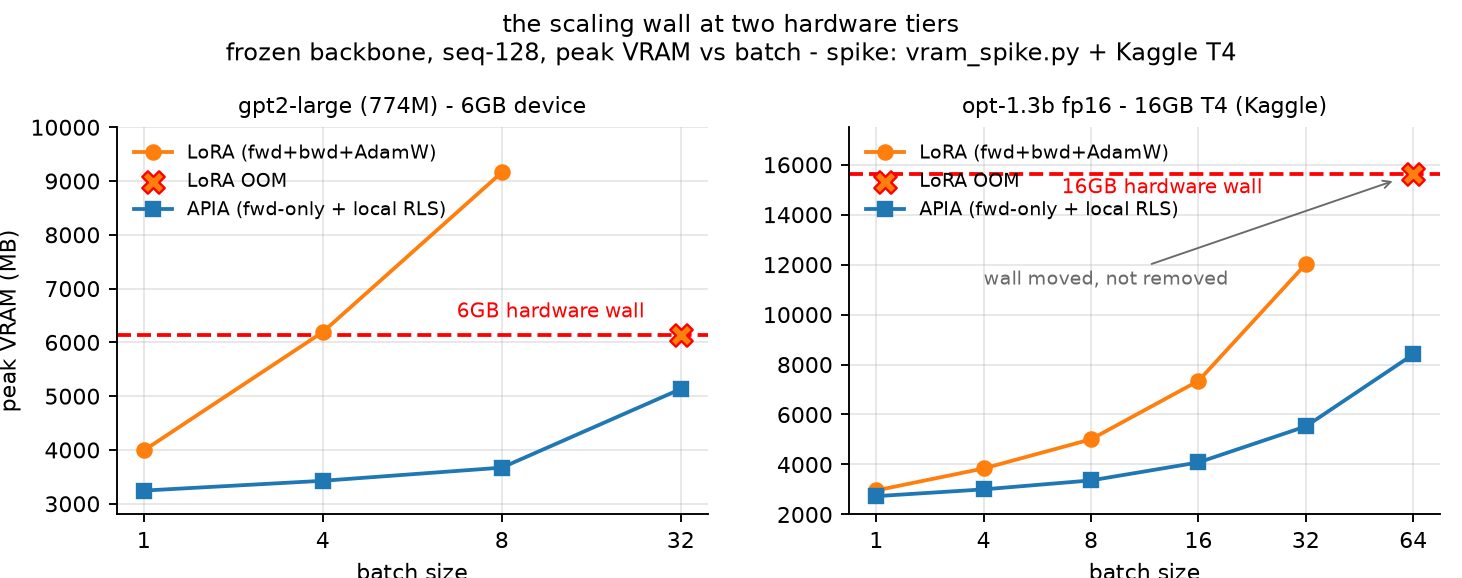

Python code for this plot:
import json
import matplotlib
matplotlib.use("Agg")
import matplotlib.pyplot as plt
import numpy as np

plt.rcParams.update({"font.size": 9.5, "axes.grid": True, "grid.alpha": .3,
                     "axes.spines.top": False, "axes.spines.right": False})

R = json.load(open("spike_results.json"))
D6 = R["vram_scaling"]["by_batch"]
D16 = R["vram_scaling_opt13b"]["by_batch"]


def unpack(D):
    B = sorted(int(k) for k in D)
    apia = [D[str(b)].get("apia", {}).get("peak", np.nan) for b in B]
    lora = [D[str(b)].get("lora", {}).get("peak", np.nan) for b in B]
    return B, np.array(apia, float), np.array(lora, float)


B6, A6, L6 = unpack(D6)
B16, A16, L16 = unpack(D16)

fig, axs = plt.subplots(1, 2, figsize=(8.6, 3.4))
fig.subplots_adjust(left=.08, right=.985, top=.78, wspace=.24)


def panel(ax, B, apia, lora, wall, title, wall_label, wall_text_x, dy=320):
    X = np.arange(len(B))
    ax.set_xticks(X)
    ax.set_xticklabels(B)
    ax.axhline(wall, color="red", ls="--", lw=1.6)
    ax.text(wall_text_x, wall + dy, wall_label, color="red", fontsize=8.5,
            ha="right")
    ok = lora > 0
    ax.plot(X[ok], lora[ok], "o-", color="tab:orange", lw=1.6, label="LoRA (fwd+bwd+AdamW)")
    if (~ok).any():
        ax.scatter(X[~ok], [wall] * (~ok).sum(), marker="X", s=90, color="tab:orange",
                   edgecolor="red", zorder=5, label="LoRA OOM")
    ax.plot(X, apia, "s-", color="tab:blue", lw=1.6, label="APIA (fwd-only + local RLS)")
    ax.set_xlabel("batch size")
    ax.set_title(title, fontsize=9.5)


panel(axs[0], B6, A6, L6, 6144, "gpt2-large (774M) - 6GB device",
      "6GB hardware wall", wall_text_x=len(B6) - 1.2)
axs[0].set_ylabel("peak VRAM (MB)")
axs[0].set_ylim(2800, 10000)
axs[0].legend(frameon=False, fontsize=8, loc="upper left")

panel(axs[1], B16, A16, L16, 15636, "opt-1.3b fp16 - 16GB T4 (Kaggle)",
      "16GB hardware wall", wall_text_x=3.6, dy=-780)
axs[1].set_ylim(2000, 17500)
axs[1].annotate("wall moved, not removed", xy=(4.85, 15400), xytext=(1.0, 11200),
                fontsize=8, color="dimgray",
                arrowprops=dict(arrowstyle="->", lw=.8, color="dimgray"))
axs[1].legend(frameon=False, fontsize=8, loc="upper left")

fig.suptitle("the scaling wall at two hardware tiers\n"
             "frozen backbone, seq-128, peak VRAM vs batch - spike: vram_spike.py + Kaggle T4",
             fontsize=10)
fig.savefig("fig_vram_dual.png", dpi=170)
print("saved fig_vram_dual.png")
